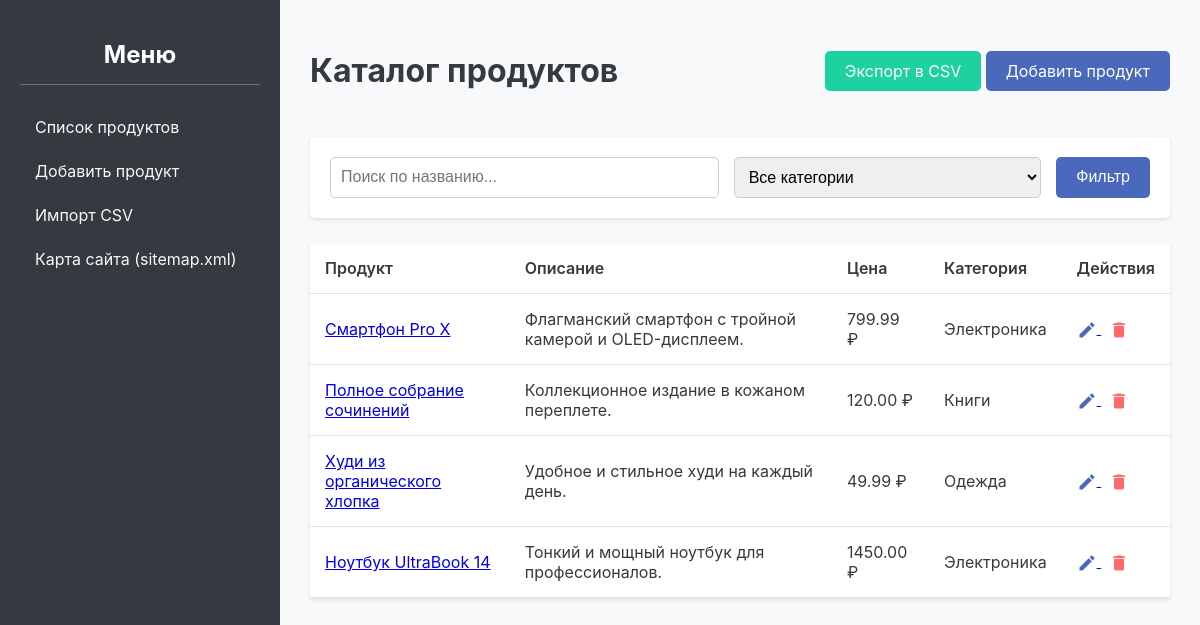
The page / on the database its author committed.
### tables this page shows
CREATE TABLE `products` (
  `id` int(11) NOT NULL AUTO_INCREMENT,
  `name` varchar(255) NOT NULL,
  `description` text NOT NULL,
  `price` decimal(10,2) NOT NULL,
  `category_id` int(11) DEFAULT NULL,
  `image_url` varchar(255) DEFAULT 'assets/placeholder.png',
  PRIMARY KEY (`id`),
  KEY `category_id` (`category_id`),
  CONSTRAINT `products_ibfk_1` FOREIGN KEY (`category_id`) REFERENCES `categories` (`id`) ON DELETE SET NULL
);

CREATE TABLE `categories` (
  `id` int(11) NOT NULL AUTO_INCREMENT,
  `name` varchar(255) NOT NULL,
  PRIMARY KEY (`id`)
);

### src/Controller/ProductController.php (called while the page is built, shortened)
<?php
class ProductController
{
    private $repository;
    public function __construct()
    {
        $this->repository = new ProductRepository();
    }
    public function list()
    {
        $filters = [
            'name' => $_GET['search_name'],
            'category_id' => $_GET['search_category']
        ];
        $products = $this->repository->findAll($filters);
        $categories = $this->repository->findAllCategories();
        $seo_data = [
            'title' => 'Админ-панель',
            'description' => 'Управление продуктами'
        ];
        $this->render('product_list', [
            'products' => $products,
            'categories' => $categories,
            'filters' => $filters,
            'seo' => $seo_data
        ]);
    }
    private function render($view, $data = [])
    {
        require __DIR__ . '/../../templates/admin_layout.phtml';
    }
}

### src/Core/Database.php (called while the page is built, shortened)
<?php
class Database
{
    private static $pdo;
    public static function getConnection()
    {
        if (self::$pdo === null) {
            $db_host = 'localhost';
            $db_name = 'pro_ecommerce';
            $db_user = 'root';
            $db_pass = '';
            try {
                self::$pdo = new PDO("mysql:host=$db_host;dbname=$db_name;charset=utf8", $db_user, $db_pass);
            } catch (PDOException $e) {
                die("Ошибка подключения к базе данных: " . $e->getMessage());
            }
        }
        return self::$pdo;
    }
}

### src/Model/ProductRepository.php (called while the page is built, shortened)
<?php
class ProductRepository
{
    private $pdo;
    public function __construct()
    {
        $this->pdo = Database::getConnection();
    }
    public function findAll($filters = [])
    {
        $sql = "SELECT p.*, c.name as category_name
                FROM products p
                LEFT JOIN categories c ON p.category_id = c.id";
        $stmt = $this->pdo->query($sql);
        return $stmt->fetchAll(PDO::FETCH_ASSOC);
    }
}

### templates/product_list.phtml (the view, shortened to what this page needs)
<div class="header">
    <h1>Каталог продуктов</h1>
    <div>
        <a href="/index.php?action=export" class="btn btn-secondary">Экспорт в CSV</a>
        <a href="/index.php?action=add" class="btn btn-primary">Добавить продукт</a>
    </div>
</div>
<form method="GET" action="/index.php" class="filter-form">
    <input type="text" name="search_name" placeholder="Поиск по названию..." value="<?= $filters['name'] ?? '' ?>">
    <select name="search_category">
        <option value="">Все категории</option>
    </select>
    <button type="submit" class="btn btn-primary">Фильтр</button>
</form>
<table>
    <thead>
        <tr>
            <th>Продукт</th>
            <th>Описание</th>
            <th>Цена</th>
            <th>Категория</th>
            <th>Действия</th>
        </tr>
    </thead>
    <tbody>
        <?php foreach ($products as $product): ?>
            <tr>
                <td><a href="/index.php?action=show&id=<?= $product['id'] ?>"><?= $product['name'] ?></a></td>
                <td><?= $product['description'] ?></td>
                <td><?= $product['price'] ?> ₽</td>
                <td><?= $product['category_name'] ?></td>
                <td class="actions">
                    <a href="/index.php?action=edit&id=<?= $product['id'] ?>" title="Редактировать">
                        <svg fill="#4a69bd" viewBox="0 0 24 24"><path d="M20.71,7.04C21.1,6.65 21.1,6 20.71,5.63L18.37,3.29C18,2.9 17.35,2.9 16.96,3.29L15.12,5.12L18.87,8.87M3,17.25V21H6.75L17.81,9.93L14.06,6.18L3,17.25Z" /></svg>
                    </a>
                    <a href="/index.php?action=delete&id=<?= $product['id'] ?>" title="Удалить" onclick="return confirm('Вы уверены, что хотите удалить этот продукт?');">
                        <svg fill="#ff6b6b" viewBox="0 0 24 24"><path d="M19,4H15.5L14.5,3H9.5L8.5,4H5V6H19M6,19A2,2 0 0,0 8,21H16A2,2 0 0,0 18,19V7H6V19Z" /></svg>
                    </a>
                </td>
            </tr>
        <?php endforeach; ?>
    </tbody>
</table>

### public/index.php (shortened to what this page needs)
<?php
$action = $_GET['action'] ?? 'list';
$controller = new ProductController();
switch ($action) {
    default:
        $controller->list();
        break;
}

### templates/admin_layout.phtml (shortened to what this page needs)
<!DOCTYPE html>
<html lang="ru">
<head>
    <link rel="stylesheet" href="assets/style.css">
</head>
<body>
    <div class="admin-wrapper">
        <aside class="sidebar">
            <h2>Меню</h2>
            <ul>
                <li><a href="/index.php?action=list">Список продуктов</a></li>
                <li><a href="/index.php?action=add">Добавить продукт</a></li>
                <li><a href="/index.php?action=import">Импорт CSV</a></li>
                <li><a href="/index.php?action=sitemap" target="_blank">Карта сайта (sitemap.xml)</a></li>
            </ul>
        </aside>
        <main class="main-content">
            <?php include $content; ?>
        </main>
    </div>
</body>
</html>

### public/assets/style.css (style rules this page uses)
:root { --primary-color: #4a69bd; --secondary-color: #1dd1a1; --danger-color: #ff6b6b; --light-color: #f8f9fa; --dark-color: #343a40; --grey-color: #6c757d; --font-family: -apple-system, BlinkMacSystemFont, 'Segoe UI', Roboto, 'Helvetica Neue', Arial, sans-serif; }
body { font-family: var(--font-family); background-color: var(--light-color); color: var(--dark-color); margin: 0; }
.admin-wrapper { display: flex; }
.sidebar { width: 240px; background-color: var(--dark-color); color: var(--light-color); height: 100vh; padding: 20px; position: fixed; }
.sidebar h2 { color: white; text-align: center; border-bottom: 1px solid var(--grey-color); padding-bottom: 15px; }
.sidebar ul { list-style: none; padding: 0; }
.sidebar ul li a { color: var(--light-color); text-decoration: none; display: block; padding: 12px 15px; border-radius: 5px; transition: background-color 0.2s ease-in-out; }
.main-content { margin-left: 280px; padding: 30px; width: calc(100% - 280px); }
.header { display: flex; justify-content: space-between; align-items: center; margin-bottom: 25px; }
.btn { padding: 10px 20px; border: none; border-radius: 5px; color: white; text-decoration: none; cursor: pointer; font-size: 16px; transition: opacity 0.2s; }
.btn-primary { background-color: var(--primary-color); }
.btn-secondary { background-color: var(--secondary-color); }
table { width: 100%; border-collapse: collapse; background-color: white; box-shadow: 0 2px 4px rgba(0,0,0,0.1); }
th, td { padding: 15px; text-align: left; border-bottom: 1px solid #dee2e6; }
th { font-weight: 600; }
.actions a, .actions button { margin-right: 8px; background: none; border: none; cursor: pointer; }
.actions svg { width: 20px; height: 20px; vertical-align: middle; }
.filter-form { display: flex; gap: 15px; margin-bottom: 25px; background: white; padding: 20px; border-radius: 5px; box-shadow: 0 2px 4px rgba(0,0,0,0.1); }
.filter-form input, .filter-form select { padding: 10px; border: 1px solid #ccc; border-radius: 5px; font-size: 16px; flex-grow: 1; }

### rows shown on the page
products: name "Смартфон Pro X", description "Флагманский смартфон с тройной камерой и OLED-дисплеем.", price "799.99", category.name "Электроника"
products: name "Полное собрание сочинений", description "Коллекционное издание в кожаном переплете.", price "120.00", category.name "Книги"
products: name "Худи из органического хлопка", description "Удобное и стильное худи на каждый день.", price "49.99", category.name "Одежда"
products: name "Ноутбук UltraBook 14", description "Тонкий и мощный ноутбук для профессионалов.", price "1450.00", category.name "Электроника"
